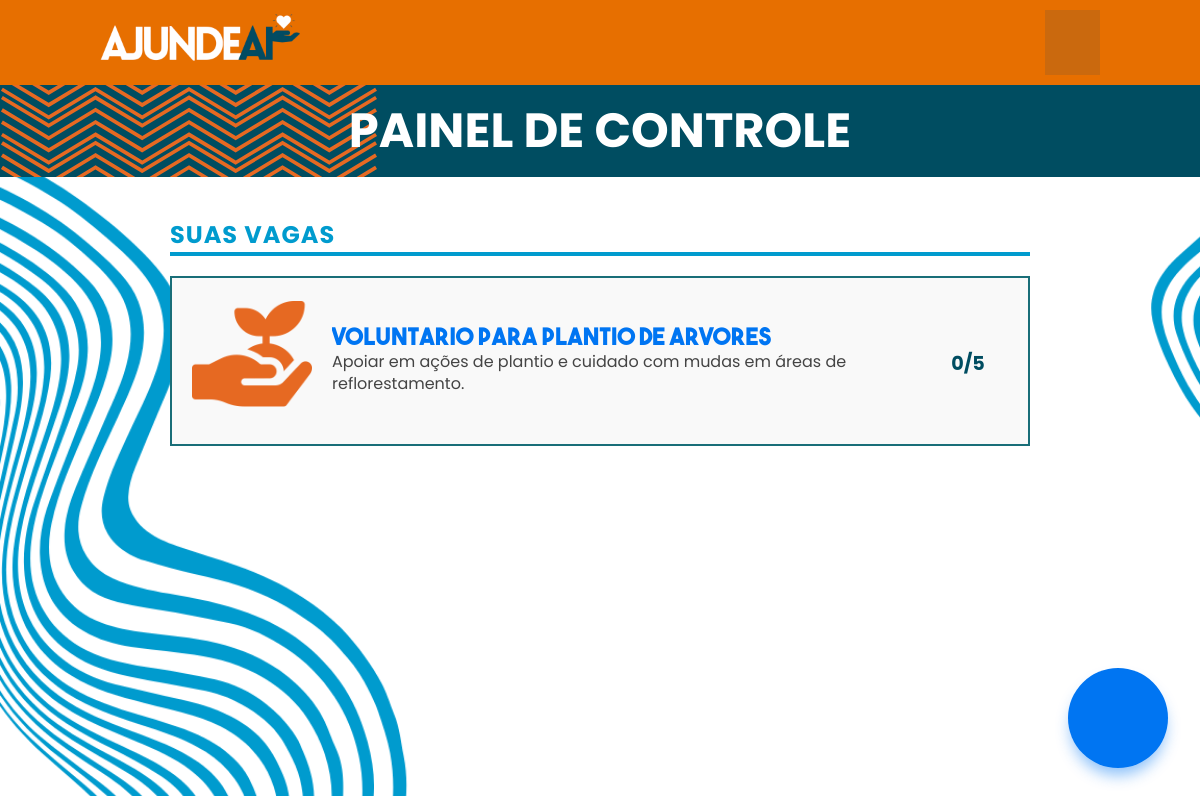
The page /To_xampp_server/dashboard_ong.php (signed in) on the database its author committed.
### tables this page shows
CREATE TABLE `vaga` (
  `id` int(11) NOT NULL,
  `id_ong` int(11) DEFAULT NULL,
  `nome` varchar(200) NOT NULL,
  `categoria_vaga` varchar(100) NOT NULL,
  `localizacao` varchar(100) DEFAULT NULL,
  `descr_obj` varchar(200) DEFAULT NULL,
  `descr_total` varchar(1000) DEFAULT NULL,
  `quant_limite` int(11) DEFAULT NULL,
  `quant_atual` int(11) DEFAULT NULL
);

### To_xampp_server/php_functs/php_db/methods.php (called while the page is built, shortened)
<?php
function select($pdo, $sql, $param = [])
{
    if ($pdo === null) {
        include "conexao.php";
        $pdo = $conn;
    }
    try {
        $stmt = $pdo->prepare($sql);
        $stmt->execute($param);
        return $stmt->fetchAll(PDO::FETCH_ASSOC);
    } catch (Throwable $e) {
        throw new Exception($e->getMessage());
    }
}
?>

### To_xampp_server/php_functs/php_screens/filter_dashboard.php (the view, shortened to what this page needs)
<?php
include 'php_functs/php_db/methods.php';
function do_dashboard(){
    if ($_SERVER['REQUEST_METHOD'] == 'GET'){
        $id_ong = $_SESSION['id'];
        $sql = "SELECT vaga.*, ong.nome_ong FROM vaga JOIN ong ON ong.id = vaga.id_ong WHERE vaga.id_ong = ?";
        try{
            $result = select(null,$sql,[$id_ong]);
        } catch (Throwable $e) {
            Show_error();
        }
        show_filter($result);
    }
}
function show_filter($result){
        $numLinhas = count($result);
        if($numLinhas <= 0){
            echo '<div class="engloba">';
            echo '<div class="vaga-card" style="background-color:rgb(222, 222, 222); border: none;">';
            echo "<img src='img/icons_orange/nothing_happend.png' alt='Ícone' />";
            echo '<div class="vaga-info">';
            echo '<h3>Você ainda não criou nenhuma Vaga!</h3>';
            echo '<p>Clique no botão + para criar sua primeira vaga...</p>';
            echo '</div>';
            echo '<div class="vaga-extra" aria-label="Quantidade de candidatos">';
            echo '</div>';
            echo '</div>';
        } else{
            echo '<div class="engloba">';
            foreach($result as $user_result){
                $url = image_filter($user_result['categoria_vaga']);
                echo '<div class="vaga-card">';
                echo "<form method='GET' action='../control_slot_ong.php'>";
                echo "<button type='submit'>";
                echo "<img src='$url' alt='Ícone da vaga' />";
                echo '<div class="vaga-info">';
                echo '<h4>'.$user_result['nome'].'</h4>';
                echo '<p>'.$user_result['descr_obj'].'</p>';
                echo '</div>';
                echo '<div class="vaga-extra" aria-label="Quantidade de candidatos">';
                echo '  '.$user_result['quant_atual']."/".$user_result['quant_limite'].'';
                echo '</div>';
                echo "</button>";
                echo "</form>";
                echo '</div>';
            }
        }
        echo "</div>";
}
function image_filter($categoriaImagem){
        $categoriaImagem = strtolower($categoriaImagem);
        if(
            str_contains($categoriaImagem,"administração")
        ){return "img/icons_orange/administracao.png";}
        elseif(
            str_contains($categoriaImagem,"animais")
        ){return "img/icons_orange/animais.png";}
        elseif(
            str_contains($categoriaImagem,"assistência")
        ){return "img/icons_orange/assistencia.png";}
        elseif(
            str_contains($categoriaImagem,"crianças")
        ){return "img/icons_orange/criancas.png";}
        elseif(
            str_contains($categoriaImagem,"educação")
        ){return "img/icons_orange/educacao.png";}
        elseif(
            str_contains($categoriaImagem,"eventos")
        ){return "img/icons_orange/eventos.png";}
        elseif(
            str_contains($categoriaImagem,"meio ambiente")
        ){return "img/icons_orange/meio_ambiente.png";}
        elseif(
            str_contains($categoriaImagem,"saúde")
        ){return "img/icons_orange/saude.png";}
        elseif(
            str_contains($categoriaImagem,"tecnologia")
        ){return "img/icons_orange/tecnologia.png";}
        else{return "img/icons_orange/outro.png";}
}
?>

### To_xampp_server/css/notification.css (style rules this page uses)
button { padding: 10px; }

### To_xampp_server/css/css_screens/dashboard_ong.css (style rules this page uses)
* { box-sizing: border-box; margin: 0; padding: 0; font-family: 'Poppins', sans-serif; }
body { background-color: #ffffff; background-image: url("../../img/backgraud-deashboard.png"); background-size: cover; background-repeat: no-repeat; background-attachment: fixed; }
.engloba { display: flex; flex-direction: column; gap: 20px; }
.vaga-card form { all: unset; cursor: pointer; display: contents; }
.vaga-card { border: 2px solid #196e78; padding: 20px; display: flex; gap: 20px; align-items: center; background-color: #f9f9f9; flex-wrap: wrap; height: 170px; align-items: center; transition: .15s; }
.vaga-card button { all: unset; cursor: pointer; display: contents; width: 100%; height: 100%; }
.vaga-card img { width: 120px; height: 120px; object-fit: contain; }
.vaga-info { flex: 1; min-width: 200px; }
.vaga-info h4 { color: #0075f2; font-size: 1.5rem; font-weight: bold; font-family: 'Horizon', sans-serif; transition: .2s; white-space: nowrap; overflow: hidden; text-overflow: ellipsis; }
.vaga-extra { display: flex; flex-direction: column; align-items: center; justify-content: center; color: #004d61; font-size: 1.2rem; font-weight: bold; min-width: 80px; }

### To_xampp_server/dashboard_ong.php (style rules this page uses)
.vaga-info p { font-size: 1rem; color: #444; width: 100%; line-height: 1.4; display: -webkit-box; -webkit-line-clamp: 3; -webkit-box-orient: vertical; overflow: hidden; text-overflow: ellipsis; word-break: break-word; }

### rows shown on the page
vaga: nome "Voluntário para Plantio de Árvores", descr_obj "Apoiar em ações de plantio e cuidado com mudas em áreas de reflorestamento.", quant_atual "0", quant_limite "5"
